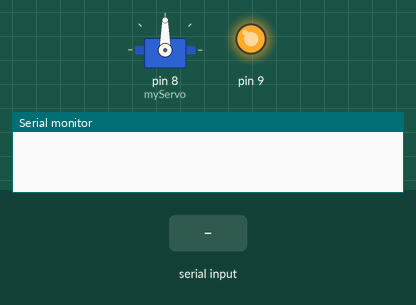
This sketch was run on a simulated Arduino Uno, built with avr-gcc and run on an emulated ATmega328P. On the bench: servo, output pins drawn as LEDs (lit = HIGH), the last lines printed to the serial monitor. The inputs (shaded band) are chosen by the test bench.

Above: at 1.2 s.
1.3 s: "0\n" received over the second serial link
At 1.7 s:
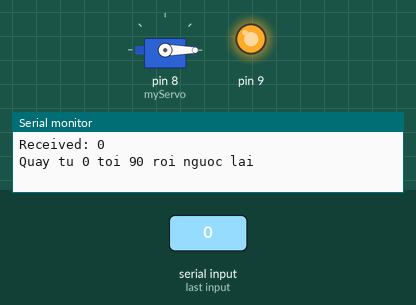
4.3 s: "1\n" received over the second serial link
At 5.8 s:
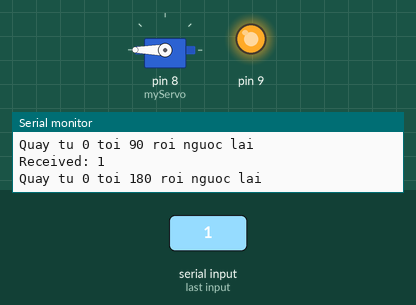
Timing chart, 0 to 8.3 s (numbered marks = the images above; inputs shaded):
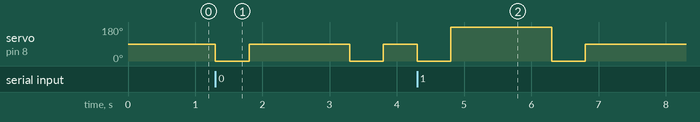

Measured:
- after the input at 1.3 s, servo on pin 8 (myServo): alternates 90° for 1.5 s and 0° for 0.50 s, starting at once
- after the input at 4.3 s, servo on pin 8 (myServo): 90° → 0° at once, → 180° 0.50 s later, → 0° 1.5 s later, → 90° 0.50 s later

The sketch:

bluetooth.ino
```cpp
#include <SoftwareSerial.h>
#include <Servo.h>
Servo myServo;
// Khởi tạo SoftwareSerial với pin RX = 10, TX = 11
SoftwareSerial BTSerial(10, 11); // RX | TX

void setup() {
   pinMode(9, OUTPUT);
  digitalWrite(9, HIGH);
  myServo.attach(8);
  Serial.begin(9600);

  BTSerial.begin(38400);
}

void loop() {
  if (BTSerial.available()) {
    int command = BTSerial.parseInt(); ;

    Serial.println("Received: " +  String(command));

    if (command == 0) {
      quay(0, 90);
    } else if (command == 1) {
      quay(0, 180);
    }
  }
}

void quay(int start, int end) {
  Serial.println("Quay tu " + String(start) + " toi " + String(end) + " roi nguoc lai");

  myServo.write(start);
  delay(500);
  myServo.write(end);
  delay(500);
}


// Master: là thiết bị chủ động tìm kiếm và kết nối với thiết bị khác. (AT+ROLE=1)

// Slave: là thiết bị bị động, ngồi chờ cho thiết bị khác (Master) tới kết nối. (AT+ROLE=0)


/*
vào AT command: rút TX RX -> nạp code trắng -> cắm lại -> cắm chân end vào GND -> cấp nguồn -> chuyển chân end qua 5V

*/

/*
 ***Các lệnh cơ bản
 *
  AT: Kiểm tra kết nối
  AT+ORGL: Reset lại cài đặt mặc định
  AT+RMAAD: Xóa mọi thiết bị đã ghép nối
  AT+UART?: Kiểm tra baudrate hiện tại của module
  AT+UART=9600,0,0: Thiết lặp baudrate mới là 9600 cho module
  AT+NAME?: Kiểm tra tên hiện tại của module
  AT+NAME=tên: Đặt tên khác cho module
  AT+PSWD?: Kiểm tra mật khẩu hiện tại của module
  AT+PSWD=3453: Đặt mật khẩu mới cho module


 ***Cài đặt cho SLAVE***
 *
  AT: Lệnh test, nó sẽ trả về OK nếu module đã hoạt động ở Command Mode
  AT+RMAAD: Xóa mọi thiết bị đã ghép nối
  AT+UART=9600,0,0 ( thiết lập baudrate Bluetooth 34800 ; baud của SLAVE và MASTER phải giống nhau)
  AT+PSWD=1234 (đặt mật khẩu cho Slave là 1234, MK của SLAVE và MASTER phải giống nhau)
  AT+ROLE=0: Đặt là chế độ SLAVE
  AT+ADDR?: Hiển thị địa chỉ của SLAVE. Ví dụ địa chỉ là 123:34:232421 thì đổi dấu ":" thành dấu "," để nhập vào MASTER

 ***Cài đặt cho MASTER***
 *
  AT: Lệnh test, nó sẽ trả về OK nếu module đã hoạt động ở Command Mode
  AT+RMAAD : ngắt kết nối với các thiết bị đã ghép
  ***AT+UART=9600,0,0 ( thiết lập baudrate Bluetooth 9600 ; baud của SLAVE và MASTER phải giống nhau)
  ***AT+PSWD=1234 (đặt mật khẩu cho Slave là 1234, MK của SLAVE và MASTER phải giống nhau)
  AT+ROLE=1 : đặt là module ở MASTER
  AT+CMODE=0: Cho phép kết nối với bất kì địa chỉ nào
  AT+INIT: khởi tạo cấu hình SPP. Nếu SPP đã hoạt động, bạn sẽ gặp lỗi mà bạn có thể bỏ qua.

  AT+INQ: Tìm các thiết bị bluetooth xung quanh có thể kết nối
    - Khi chạy INQ sẽ hiện ra các địa chỉ bluetooth đang hoạt động

  AT+RNAME?xxxx,xx,xxxxxx: Hiện tên của 1 địa chỉ bluetooth bất kỳ (Đổi dấy : thành ,)
Lệnh AT+RNAME chỉ chạy khi đã khởi tạo AT+INIT thành công
    - Ví dụ: AT+RNAME?0020,12,08BEAB sẽ hiện ra tên Slave

  AT+BIND=address Ràng buộc Master với Slave
    - Ví dụ: AT+BIND=0020,12,08BEAB

  AT+LINK=address Kết nối Master với Slave
    - Ví dụ: AT+LINK=0020,12,08BEAB


 */
```
